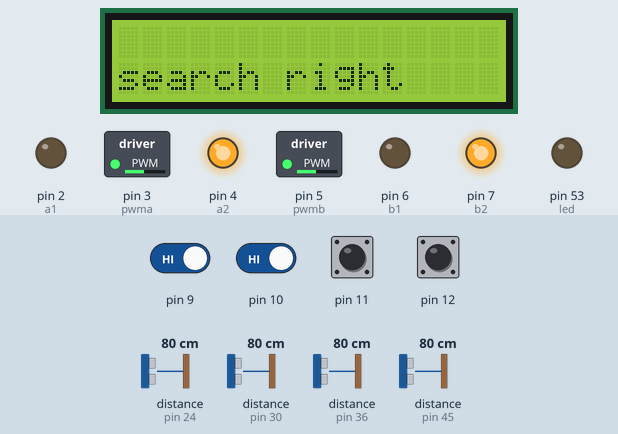
This sketch was run on a simulated Arduino Mega 2560, built with avr-gcc and run on an emulated ATmega2560. Shown: 16×2 character LCD, switched loads named in the sketch (green lamp = pin HIGH), output pins drawn as LEDs (lit = HIGH). Wiring (inferred from the names in the program): 4 × ultrasonic range finder: trigger pin 22, echo pin 24 / trigger pin 28, echo pin 30 / trigger pin 34, echo pin 36 / trigger pin 43, echo pin 45. Dashed ring = blinking. Inputs (shaded band) come from the test bench; at power-on: pin 9–12 HIGH, distance to the obstacle (sensors on pin 36, pin 24, pin 30, pin 45) 80 cm. The echo pulse lasts 58.3 µs per cm; pins used as bus, display or sensor lines are not drawn; what the sketch prints to the serial monitor is not drawn.

Above: at 6.2 s.
6.3 s: pin 9 driven LOW
At 6.69 s:
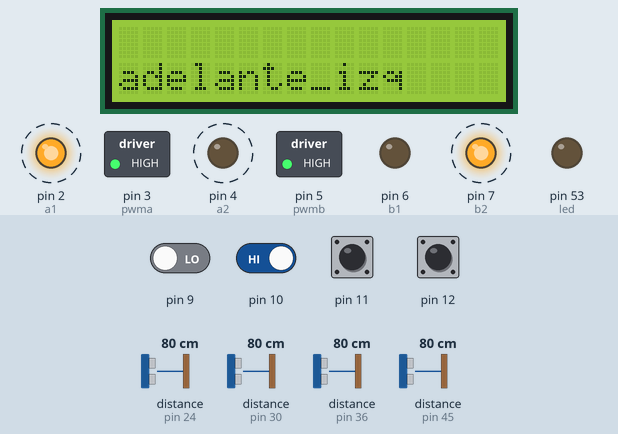
8.3 s: pin 9 driven HIGH
At 9.9 s:
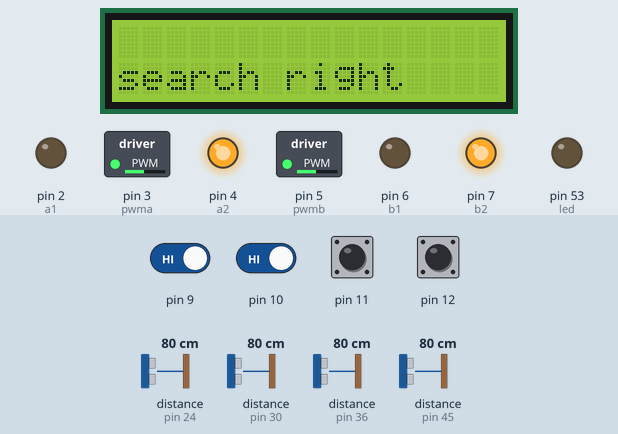
10.2 s: pin 10 driven LOW
At 11.23 s:
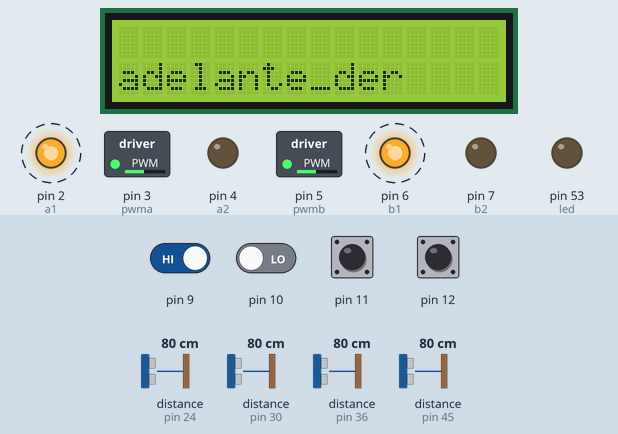
12.6 s: pin 10 driven HIGH
At 13.7 s:
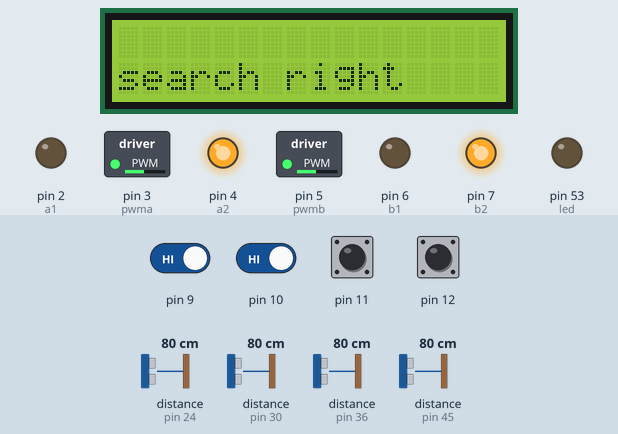
14.5 s: distance to the obstacle (sensor on pin 36) set to 12 cm
16.1 s: distance to the obstacle (sensor on pin 36) set to 9 cm
At 16.5 s:
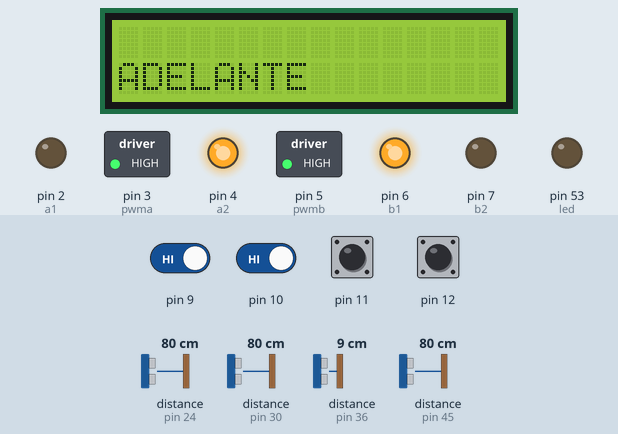
Timing chart, 0 to 18.7 s (numbered marks = the images above; inputs shaded):
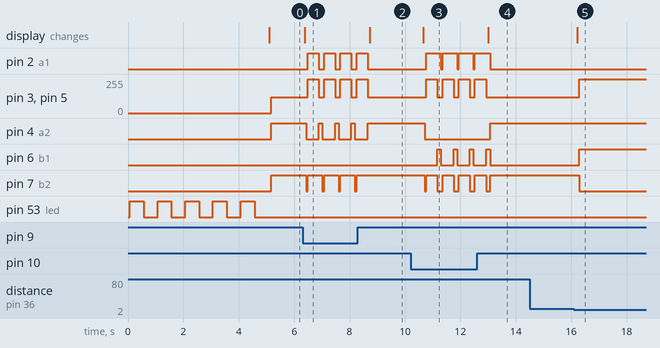

Measured:
- the behaviour switches between 11 and 10 cm on distance to the obstacle (sensor on pin 36) (found by bisection; images 4 and 5)
- after the input at 6.3 s, pin 2 (a1): alternates HIGH for 0.40 s and LOW for 0.19 s, starting after 0.19 s; pin 3 (pwma): alternates 255/255 for 0.40 s and 120/255 for 0.19 s, starting after 0.19 s
- after the input at 8.3 s, pin 2 (a1): goes on until 8.6 s, then stays LOW; pin 3 (pwma), pin 5 (pwmb): goes on until 8.6 s, then stays 120/255; pin 4 (a2): goes on until 8.6 s, then stays HIGH; pin 7 (b2): stops changing and stays HIGH; the display: changes after 0.43 s (image 2)
- after the input at 10.2 s, pin 2 (a1): alternates HIGH for 0.53 s and LOW for 0.06 s, starting after 0.57 s; pin 3 (pwma): alternates 255/255 for 0.40 s and 120/255 for 0.19 s, starting after 0.57 s
- after the input at 12.6 s, pin 2 (a1), pin 6 (b1): goes on until 13.1 s, then stays LOW; pin 3 (pwma), pin 5 (pwmb): goes on until 12.9 s, then stays 120/255; pin 4 (a2): LOW → HIGH after 0.47 s; the display: changes after 0.41 s (image 4)
- after the input at 14.5 s, every drawn part: stays the same
- after the input at 16.1 s, pin 3 (pwma), pin 5 (pwmb): 120/255 → 255/255 after 0.18 s; pin 6 (b1): LOW → HIGH after 0.18 s; pin 7 (b2): HIGH → LOW after 0.18 s; the display: changes after 0.12 s (image 5)

The sketch:

start_code_sumo.ino
```cpp
//ROBOT_SUMO 3KG
//CORPORACION UNIVERSITARIA AUTONOMA DEL CAUCA -- CRISTIAN ANDRES CALAMBAS SANTA

#include <LiquidCrystal_I2C.h>
#include <Wire.h>

LiquidCrystal_I2C lcd(0x3f,16,2); // Constructor for LCD, (Address of LCD, NoOfColumns,NoOfRows)

#define pwma 3//izquierdo
#define pwmb 5//derecho
#define a1   2
#define a2   4
#define b1   6
#define b2   7
#define led 53 //conteo segundos reglamentarios

const int Trigger = 22;   //Pin digital 2 para el Trigger del sensor    ---> derecho
const int Echo = 24;   //Pin digital 3 para el Echo del sensor
const int Trigger_1 = 28;   //Pin digital 2 para el Trigger del sensor  ---> izquierdo
const int Echo_1 = 30;   //Pin digital 3 para el Echo del sensor
const int Trigger_2 = 34;   //Pin digital 2 para el Trigger del sensor  ---> adelante 1
const int Echo_2 = 36;   //Pin digital 3 para el Echo del sensor
const int Trigger_3 = 43;   //Pin digital 2 para el Trigger del sensor  ---> adelante 2
const int Echo_3 = 45;   //Pin digital 3 para el Echo del sensor

int busquedad = 0;
void setup() {
  Serial.begin(9600);//iniciailzamos la comunicación
   lcd.init();             // initialize the lcd
   lcd.backlight();         // backlight of lcd
   lcd.clear();
  pinMode(a1, OUTPUT);
  pinMode(a2, OUTPUT);
  pinMode(pwma, OUTPUT);
  pinMode(b1, OUTPUT);
  pinMode(b2, OUTPUT);
  pinMode(pwmb, OUTPUT);

  pinMode(Trigger, OUTPUT); //pin como salida
  pinMode(Echo, INPUT);  //pin como entrada
  digitalWrite(Trigger, LOW);//Inicializamos el pin con 0

  pinMode(Trigger_1, OUTPUT); //pin como salida
  pinMode(Echo_1, INPUT);  //pin como entrada
  digitalWrite(Trigger_1, LOW);//Inicializamos el pin con 0

   pinMode(Trigger_2, OUTPUT); //pin como salida
  pinMode(Echo_2, INPUT);  //pin como entrada
  digitalWrite(Trigger_2, LOW);//Inicializamos el pin con 0

   pinMode(Trigger_3, OUTPUT); //pin como salida
  pinMode(Echo_3, INPUT);  //pin como entrada
  digitalWrite(Trigger_3, LOW);//Inicializamos el pin con 0

  pinMode(8, INPUT);//sensores de linea en pines digitales con funcion booleana
  pinMode(9, INPUT);
  pinMode(10, INPUT);
  pinMode(11, INPUT);

  pinMode(led, OUTPUT); //led indicador tiempo reglamentario de 5 segundos

//  analogWrite(pwma, 150); //velocidad de motores
//  analogWrite(pwmb, 150);
   tiempo();
}

void loop(){
  boolean adelante_izq = digitalRead(9); //Sensores de piso
  boolean adelante_der = digitalRead(10);
  boolean atras_izq = digitalRead(11);
  boolean atras_der = digitalRead(12);

  long t; //timepo que demora en llegar el eco
  long d; //distancia en centimetros
  long t_1; //timepo que demora en llegar el eco
  long d_1; //distancia en centimetros
  long t_2; //timepo que demora en llegar el eco
  long d_2; //distancia en centimetros
  long t_3; //timepo que demora en llegar el eco
  long d_3; //distancia en centimetros

  if(adelante_izq == LOW)
{
          lcd.clear();
          lcd.setCursor(0,1);
          lcd.print("adelante_izq");
          delay(60);
  Serial.println("adelante_izq");
         parar();
         delay(60);
         back();
         delay(400);
         right();
        // delay(800);
}
else if(adelante_der == LOW)
{
          lcd.clear();
          lcd.setCursor(0,1);
          lcd.print("adelante_der");
          delay(60);
  Serial.println("adelante_der");
         parar();
         delay(60);
         back();
         delay(400);
         left();
}
else if(atras_izq == LOW)
{
          lcd.clear();
          lcd.setCursor(0,1);
          lcd.print("atras_izq");
          delay(60);
  Serial.println("atras_izq");
         parar();
         delay(60);
         forward();
         delay(400);
         right();
}
else if(atras_der == LOW)
{
          lcd.clear();
          lcd.setCursor(0,1);
          lcd.print("atras_der");
          delay(60);
  Serial.println("atras_der");
         parar();
         delay(60);
         forward();
         delay(400);
         left();
}
else{
  digitalWrite(Trigger, LOW);
  delayMicroseconds(2);
  digitalWrite(Trigger, HIGH);
  delayMicroseconds(10);          //Enviamos un pulso de 10us
  digitalWrite(Trigger, LOW);
  t = pulseIn(Echo, HIGH); //obtenemos el ancho del pulso
  d = t/59;             //escalamos el tiempo a una distancia en cm

  digitalWrite(Trigger_1, LOW);
  delayMicroseconds(2);
  digitalWrite(Trigger_1, HIGH);
  delayMicroseconds(10);          //Enviamos un pulso de 10us
  digitalWrite(Trigger_1, LOW);
  t_1 = pulseIn(Echo_1, HIGH); //obtenemos el ancho del pulso
  d_1 = t_1/59;

  digitalWrite(Trigger_2, LOW);
  delayMicroseconds(2);
  digitalWrite(Trigger_2, HIGH);
  delayMicroseconds(10);          //Enviamos un pulso de 10us
  digitalWrite(Trigger_2, LOW);
  t_2 = pulseIn(Echo_2, HIGH); //obtenemos el ancho del pulso
  d_2 = t_2/59;

  digitalWrite(Trigger_3, LOW);
  delayMicroseconds(2);
  digitalWrite(Trigger_3, HIGH);
  delayMicroseconds(10);          //Enviamos un pulso de 10us
  digitalWrite(Trigger_3, LOW);
  t_3 = pulseIn(Echo_3, HIGH); //obtenemos el ancho del pulso
  d_3 = t_3/59;

  if(d < 10)
  {
          lcd.clear();
          lcd.setCursor(0,1);
          lcd.print("DERECHA");
          delay(60);
  Serial.println("DERECHA");
         right();
         delay(500);
  }
  else if(d_1 < 10)
  {
          lcd.clear();
          lcd.setCursor(0,1);
          lcd.print("IZQUIERDA");
          delay(60);
    Serial.println("IZQUIERDA");
          left();
          delay(500);
  }
   else if(d_2 < 10 || d_3 < 10)
  {
          lcd.clear();
          lcd.setCursor(0,1);
          lcd.print("ADELANTE");
          delay(60);
    Serial.println("ADELANTE");
         forward();
         delay(500);
  }

  else{
         if (busquedad < 15) { // Avanza 15 ciclos (alrededor de 20 ciclos en un segundo)
          lcd.clear();
          lcd.setCursor(0,1);
          lcd.print("search right");
          delay(60);
        Serial.println("busqueda a la derecha");
          right();
          delay(500);
      }
      else if (busquedad <= 20) { // Girar a la derecha 5 ciclos
          lcd.clear();
          lcd.setCursor(0,1);
          lcd.print("search forward");
          delay(60);
        Serial.println("busqueda hacia adelante");
          forward();
          delay(500);
      }
      if (busquedad < 20) {
        busquedad += 1;
      }
      else if (busquedad == 20) {
        busquedad = 0;
      }
  }
 }
 delay(50);// Esto + el tiempo que lleva lo anterior es un ciclo.
}

 ////10 atras_izq, 11 atras_der, 8 adelante_izq, 9 adelante_der


void forward()
{
  digitalWrite(a1,LOW);  //adelante
  digitalWrite(a2,HIGH);
  analogWrite(pwma, 255);
  digitalWrite(b1,HIGH);
  digitalWrite(b2,LOW);
  analogWrite(pwmb, 255);
}

void back()
{
  digitalWrite(a1,HIGH);  //atras
  digitalWrite(a2,LOW);
   analogWrite(pwma, 255);
  digitalWrite(b1,LOW);
  digitalWrite(b2,HIGH);
   analogWrite(pwmb, 255);
}

void left()
{
  digitalWrite(a1, HIGH);  //izquierda
  digitalWrite(a2, LOW);
   analogWrite(pwma, 120);
  digitalWrite(b1, HIGH);
  digitalWrite(b2, LOW);
   analogWrite(pwmb, 120);
}

void right()
{
  digitalWrite(a1, LOW);  //derecha
  digitalWrite(a2, HIGH);
   analogWrite(pwma, 120);
  digitalWrite(b1, LOW);
  digitalWrite(b2, HIGH);
   analogWrite(pwmb, 120);
}

void parar()
{
  digitalWrite(a1, LOW);  //pare
  digitalWrite(a2, LOW);
  digitalWrite(b1, LOW);
  digitalWrite(b2, LOW);
}

void tiempo()    //funcion para tiempo reglamentario
{
  digitalWrite(led, HIGH);
  delay(500);
  digitalWrite(led, LOW);
  delay(500);
  digitalWrite(led, HIGH);
  delay(500);
  digitalWrite(led, LOW);
  delay(500);
  digitalWrite(led, HIGH);
  delay(500);
  digitalWrite(led, LOW);
  delay(500);
  digitalWrite(led, HIGH);
  delay(500);
  digitalWrite(led, LOW);
  delay(500);
  digitalWrite(led, HIGH);
  delay(500);
  digitalWrite(led, LOW);
  delay(500);
}
```
